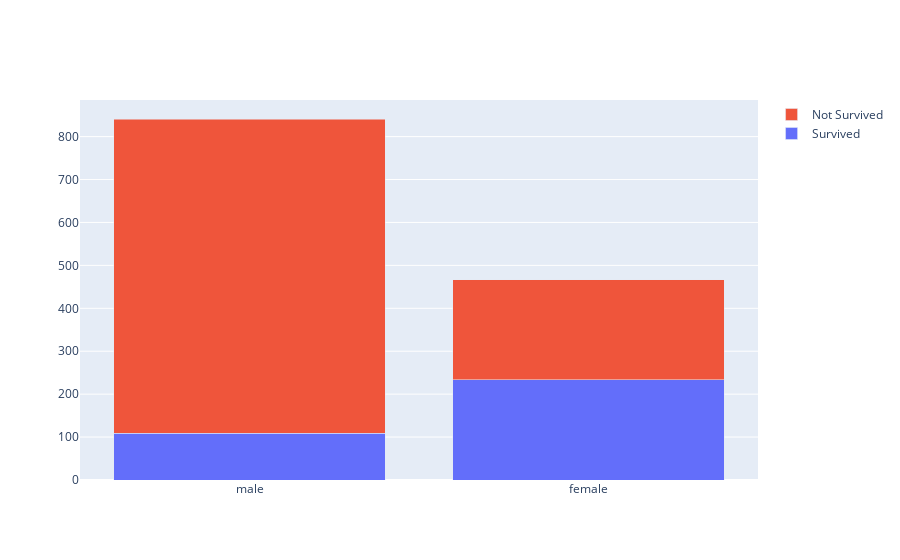

Source (notebook cell):
### Code cell
import plotly.graph_objects as go
gender=['male', 'female']

fig = go.Figure(data=[
    go.Bar(name='Survived', x=gender, y=[109,233]),
    go.Bar(name='Not Survived', x=gender, y=[732,233])
])
# Change the bar mode
fig.update_layout(barmode='stack')
fig.show()

### Figure 1 — Plotly figure (JSON) as saved in the notebook; plotly's stock layout.template omitted (floating-point values rounded to 4 significant figures)
{"data": [{"name": "Survived", "type": "bar", "x": ["male", "female"], "y": [109, 233]}, {"name": "Not Survived", "type": "bar", "x": ["male", "female"], "y": [732, 233]}], "layout": {"barmode": "stack"}}
